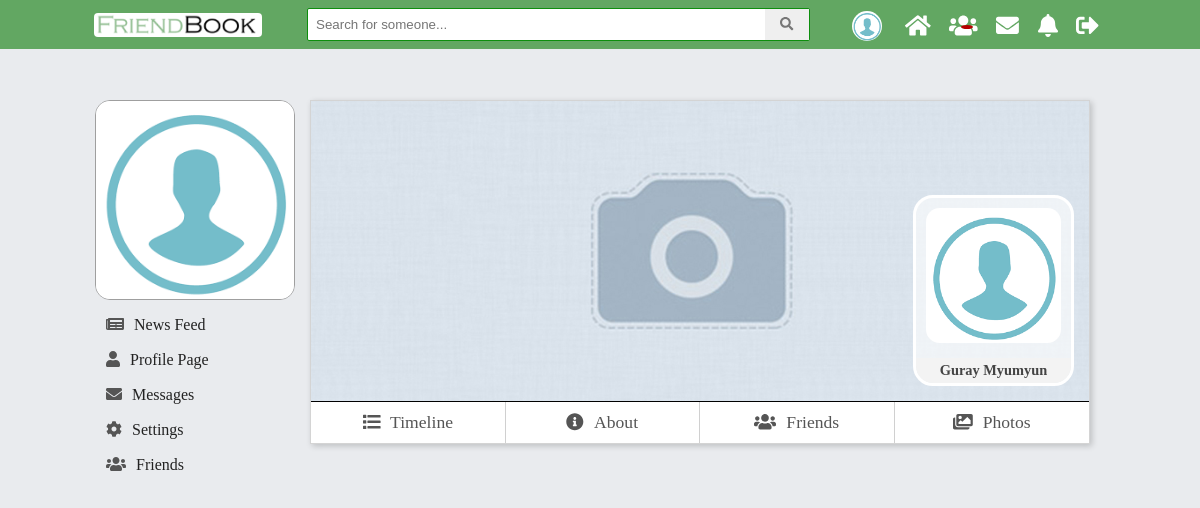
The app's page /V2.0/view/profile.php?id=9 (signed in), older data.
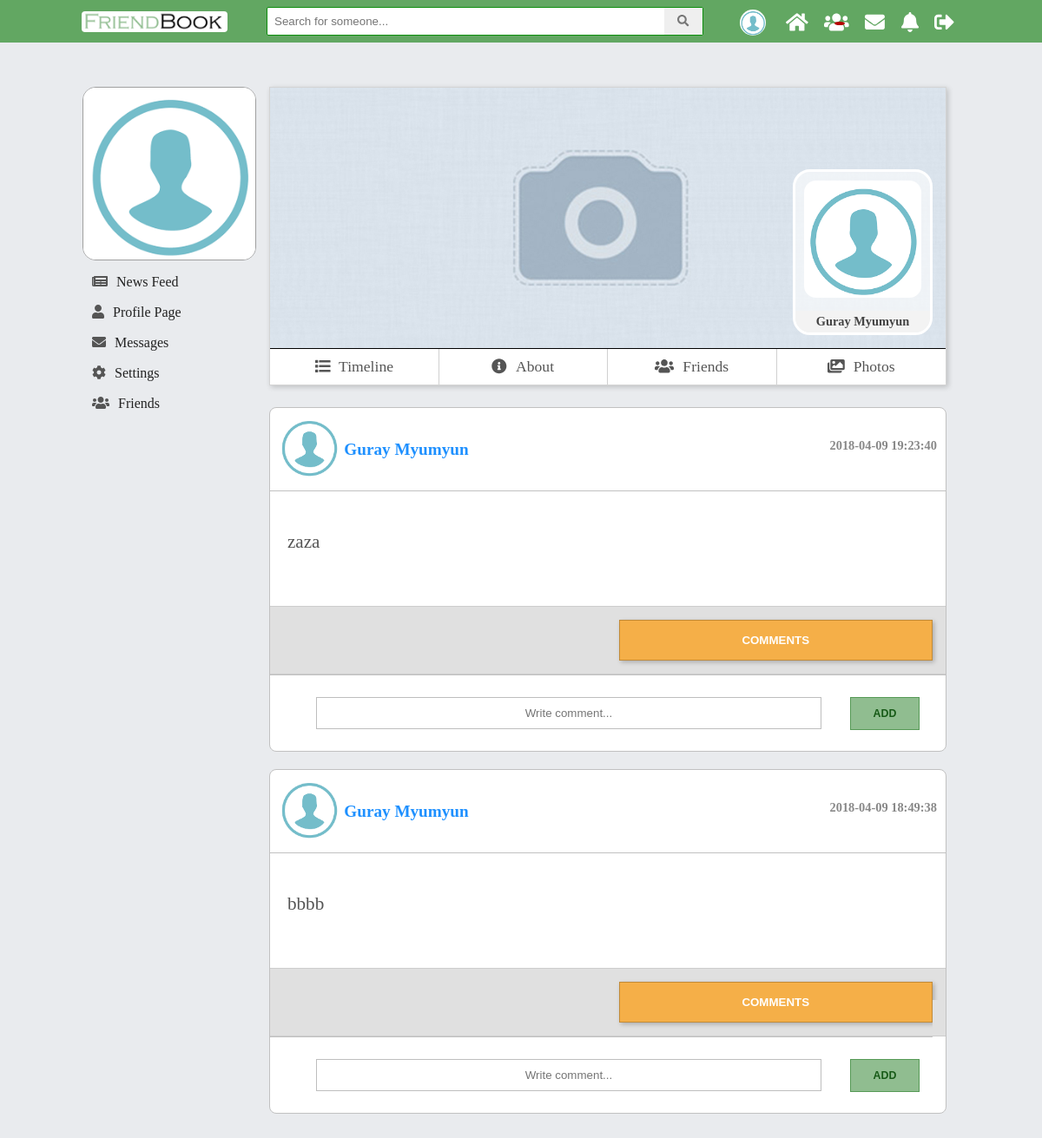
The same page, newer data.
### tables this page shows
CREATE TABLE `users` (
  `id` int(11) NOT NULL,
  `first_name` varchar(45) DEFAULT NULL,
  `last_name` varchar(45) DEFAULT NULL,
  `email` varchar(100) NOT NULL,
  `password` varchar(150) NOT NULL,
  `reg_date` timestamp NOT NULL DEFAULT CURRENT_TIMESTAMP ON UPDATE CURRENT_TIMESTAMP,
  `gender` varchar(45) NOT NULL,
  `birthday` date NOT NULL,
  `relation_status` varchar(30) DEFAULT NULL,
  `profile_pic` varchar(200) NOT NULL,
  `profile_cover` varchar(200) NOT NULL,
  `description` varchar(500) DEFAULT NULL,
  `display_name` varchar(45) DEFAULT NULL,
  `country_id` int(11) DEFAULT NULL,
  `mobile_number` int(11) DEFAULT NULL,
  `www` varchar(100) DEFAULT NULL,
  `skype` varchar(50) DEFAULT NULL
);

CREATE TABLE `posts` (
  `id` int(11) NOT NULL,
  `description` text NOT NULL,
  `create_date` timestamp NOT NULL DEFAULT CURRENT_TIMESTAMP ON UPDATE CURRENT_TIMESTAMP,
  `edit_date` datetime DEFAULT NULL,
  `user_id` int(11) NOT NULL
);

### V2.0/model/users_dao.php (called while the page is built, shortened)
<?php
function getUserInfo($user_id) {
    $pdo = $GLOBALS['pdo'];
    $statement = $pdo->prepare("SELECT profile_pic, profile_cover, id, first_name, last_name
                                FROM users
                                WHERE users.id = ?
                                ");
    $statement->execute(array($user_id));
    $result = $statement->fetch(PDO::FETCH_ASSOC);
    return $result;
}

### V2.0/model/posts_dao.php (called while the page is built, shortened)
<?php
function getOwnPosts($user_id) {
    $pdo = $GLOBALS['pdo'];
    $statement = $pdo->prepare("SELECT posts.id AS post_id, posts.description, posts.create_date, users.id AS user_id, users.first_name, users.last_name, users.profile_pic, users.profile_cover,users.gender
                                FROM posts
                                JOIN users ON posts.user_id = users.id
                                WHERE users.id = ?
                                ORDER BY posts.create_date DESC;");
    $statement->execute(array($user_id));
    $result = $statement->fetchAll(PDO::FETCH_ASSOC);
    return $result;
}

### V2.0/include/modules/profile_feed_posts.php (the view, shortened to what this page needs)
<div id="newsfeed">
    <?php
    if (isset($_GET['id'])) {
        $allPosts = getOwnPosts($_GET['id']);
    }
    else {
        $allPosts = getOwnPosts($_SESSION['logged']['id']);
    }
    foreach ($allPosts as $post) {?>
        <div class="post">
            <div class="user_info">
                <div class="icon"><img src="<?php echo $post['profile_pic']; ?>" alt="icon" class="img-rounded center-block"></div>
                <div class="name"><a href="profile.php?id=<?php echo $post['user_id']?>" class="<?php echo ($post['gender'] == 'female') ? "female" : "male"?>"><?php echo $post["first_name"] . " " . $post["last_name"]; ?></a></div>
                <div class="date"><?php echo $post['create_date']; ?></div>
            </div>
            <div class="description">
                <p><?php echo $post["description"]; ?></p>
            </div>
            <div class="post_navigation">
                <div class="like-container" id="like-container<?php echo $post['post_id']?>">
                </div>
                <div class="comments-buttons">
                    <button onclick="displayComments(<?php echo $post['post_id']?>)" type="button" class="display_comments" name="button" id="comment_btn<?php echo $post['post_id']?>">COMMENTS</button>
                </div>
            </div>
            <div class="add-comment-div">
                <input type="text" placeholder="Write comment..." class="comment-textarea<?= $post['post_id'] ?>" name="comment_description">
                <button id="add<?php echo $post['post_id']?>" class="mini-btn">add</button>
            </div>
        </div>
    <?php }?>
</div>

### V2.0/include/header.php (shortened to what this page needs)
<!doctype html>
<html lang="en">
<head>
    <link rel="stylesheet" type="text/css" href="../assets/css/comment_module.css">
    <link rel="stylesheet" type="text/css" href="../assets/css/main.css">
    <link rel="stylesheet" type="text/css" href="../assets/css/comment_module.css">
</head>
<body>

### V2.0/include/mainHeader.php (shortened to what this page needs)
<div id="top">
    <div class="center-content">
        <div id="logo">
            <a href="../index.php"><img src="../assets/images/mini-logo.png" alt="friendbook logo"></a>
        </div>
        <div id="search">
            <div id="input-box">
                <input type="text" name="search" autocomplete="off" onkeyup="searchUser(this.value)" placeholder="Search for someone...">
                <button class="search-btn"><i class="fas fa-search"></i></button>
            </div>
        </div>
        <nav id="main_top_nav">
            <ul id="icon-nav">
                <li class="profile-btn">
                    <a href="../view/profile.php?id=<?php echo $_SESSION['logged']['id']; ?>">
                        <img src="<?php if(isset($_SESSION["logged"])){ echo $_SESSION["logged"]["profile_pic"];}?>" title="<?php if(isset($_SESSION["logged"])){ echo $_SESSION["logged"]["first_name"] . " " . $_SESSION["logged"]["last_name"] ;} ?>" alt="profile_pic">
                    </a>
                </li>
                <li><a href="../view/main.php"><i class="fas fa-home"></i></a></li>
                <li><a href="../view/friends.php?id=<?php echo $_SESSION['logged']['id']?>"><i class="fas fa-users"></i><span id="friendsCounter"></span></a></li>
                <li><a href="#"><i class="fas fa-envelope"></i></a></li>
                <li><a href="#"><i class="fas fa-bell"></i></a></li>
                <li><a href="../controller/logout_controller.php"><i class="fas fa-sign-out-alt"></i></a></li>
            </ul>
        </nav>
    </div>
</div>
<div id="gridWrap">

### V2.0/view/profile.php (shortened to what this page needs)
<?php
    require_once "../include/header.php";
    require_once  "../include/mainHeader.php";
    require_once "../model/users_dao.php";
    require_once "../model/posts_dao.php";
    if(isset($_GET['id'])){
        $userIdInfo = getUserInfo(htmlentities($_GET['id']));
        $profilePic = $userIdInfo["profile_pic"];
        $profileCover = $userIdInfo["profile_cover"];
        $userName = $userIdInfo["first_name"] . " " . $userIdInfo["last_name"];
        $allPosts = getOwnPosts($_GET['id']);
    }
    else{
        $profilePic = $_SESSION["logged"]["profile_pic"];
        $profileCover = $_SESSION["logged"]["profile_cover"];
        $allPosts = getOwnPosts($_SESSION["logged"]["id"]);
    }
?>
    <div id="left-col-grid">
        <div class="lwrap">
            <?php
            require_once  "../include/modules/leftProfileInfo.php";
            require_once  "../include/modules/leftNav.php";
            ?>
        </div>
    </div>
    <div id="content-grid">
        <div id="profileHolder">
            <div id="cover">
                <img  id="cover_img" src="<?php echo $profileCover; ?>" alt="user cover picture">
                <?php
                if(isset($_GET["id"]) && $_GET["id"] != $_SESSION["logged"]["id"]){
                    ?>
                    <div id="userPictrue">
                        <img  id="other_cover_img" src="<?php echo $profilePic; ?>" alt="user profile picture">
                        <div class="profile-mini-name"><?php echo $userName; ?></div>
                    </div>
                    <?php
                }
                        ?>
            </div>
            <?php require_once '../include/profile_nav.php'; ?>
        </div>
        <?php require_once '../include/modules/profile_feed_posts.php'; ?>
    </div>
<?php
    require_once "../include/mainFooter.php";
    require_once "../include/footer.php";
?>

### V2.0/include/modules/leftProfileInfo.php (shortened to what this page needs)
<div id="profile-pic">
    <a href="./profile.php">
        <img id="mini-profile-pic" src="<?php if(isset($_SESSION["logged"])){ echo $_SESSION["logged"]["profile_pic"];} ?>"
             alt="profile_pic" title=" <?php if(isset($_SESSION["logged"])){ echo $_SESSION["logged"]["first_name"] . " " . $_SESSION["logged"]["last_name"] ;} ?>">
    </a>
</div>

### V2.0/include/modules/leftNav.php
<div id="user-nav">
    <ul>
        <li><a href="./main.php"><span class="nav-icon"><i class="fas fa-newspaper"></i></span>News Feed</a></li>
        <li><a href="./profile.php?id=<?php echo $_SESSION['logged']['id']; ?>"><span class="nav-icon"><i class="fas fa-user nav-icon"></i></span>Profile page</a></li>
        <li><a href="./messages.php"><span class="nav-icon"><i class="fas fa-envelope nav-icon"></i></span>Messages</a></li>
        <li><a href="./settings.php"><span class="nav-icon"><i class="fas fa-cog nav-icon"></i></span>Settings</a></li>
        <li><a href="./friends.php"><span class="nav-icon"><i class="fas fa-users nav-icon"></i></span>Friends</a></li>
    </ul>
</div>

### V2.0/include/profile_nav.php
<div id="profileUserNav">
    <ul>
        <li><a href="#"><span class="nav-icon"><i class="fas fa-list nav-icon"></i></span>Timeline</a></li>
        <li><a href="#"><span class="nav-icon"><i class="fas fa-info-circle nav-icon"></i></span>About</a></li>
        <li><a href="./friends.php?id=<?php if(!isset($_GET['id'])){ echo $_SESSION['logged']['id'];}
            else{echo $_GET['id']; } ?>"><span class="nav-icon"><i class="fas fa-users nav-icon"></i></span>Friends</a></li>
        <li><a href="#"><span class="nav-icon"><i class="fas fa-images nav-icon"></i></span>Photos</a></li>
    </ul>
</div>

### V2.0/include/mainFooter.php
</div>

### V2.0/include/footer.php (shortened to what this page needs)
    </body>
</html>

### V2.0/assets/css/comment_module.css (style rules this page uses)
div.icon img { height: 70px; }
div.date { float: right; top: 25px; position: relative; font-size: 0.9rem; }
.user_info { color: #888; font-weight: bold; padding: 10px; font-size: 1.2em; border-bottom: 1px solid #c1c1c1; }
.description p { font-size: 1.1em; color: #555; }
.post_navigation { display: grid; grid-template-columns: 1fr 1fr; grid-gap: 25px; margin: 15px 0px 0; background: #e0e0e0; padding: 15px; border-top: 1px solid #cdcdcd; border-bottom: 1px solid #cdcdcd; }
.name, .icon { display: inline-block; vertical-align: middle; font-size: 1.2rem; }
.description { padding: 25px 20px; font-size: 1.2rem; }
input[type="text"] { padding: 10px; width: 80%; box-sizing: border-box; }
.comments-buttons button { background: #f5af48; color: white; font-weight: bold; font-family: arial; border: 1px solid #c18a38; transition: background 0.4s ease-in-out; cursor: pointer; }
.like-button, .dislike-button, .comments-buttons button { padding: 15px; width: 100%; box-shadow: 2px 2px 5px #0000003b; }

Row changes from the older to the newer data that the page shows:
added posts: user.profile_pic (placeholder picture), user.first_name "Guray", user.last_name "Myumyun", create_date "2018-04-09 19:23:40", description "zaza"
added posts: user.profile_pic (placeholder picture), user.first_name "Guray", user.last_name "Myumyun", create_date "2018-04-09 18:49:38", description "bbbb"
